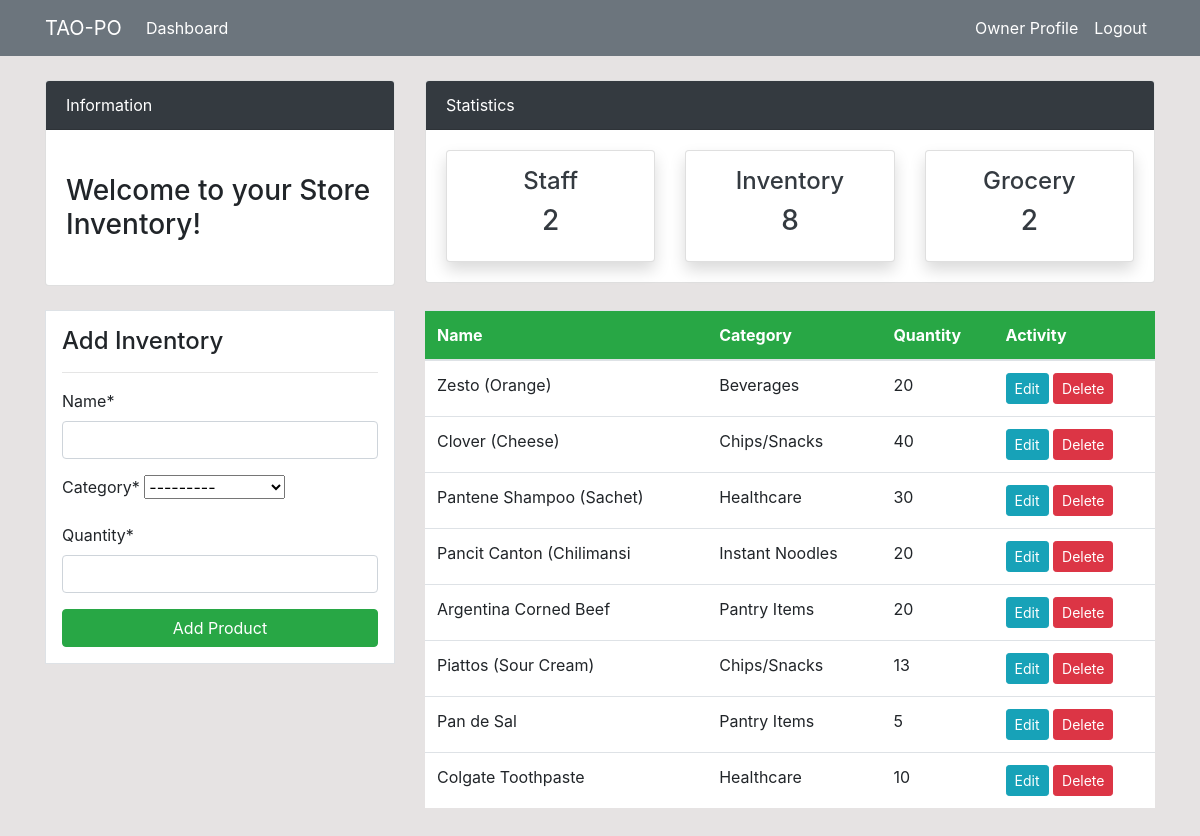
Screenshot of /inventory/ (signed in) with the database file from the repository.
### dashboard/models.py (models this page shows, shortened)
class Product(models.Model):
    name = models.CharField(max_length=100, null=True)
    category = models.CharField(max_length=20, choices=CATEGORY, null=True)
    quantity = models.PositiveBigIntegerField(null=True)
    islow = models.BooleanField(default=False)
    class Meta:
        verbose_name_plural= 'Inventory'

### dashboard/views.py (the view)
# urls.py: path('inventory/', views.inventory, name='dashboard-inventory'),
@login_required
def inventory(request):
    items = Product.objects.all() #Using ORM
    items_count = items.count()
    employees_count = User.objects.all().count()
    grocery_count = Grocery.objects.all().count()
    for item in items:
        item.islow = item.quantity < 5
    if request.method =='POST':
        form = ProductForm(request.POST)
        if form.is_valid():
            form.save()
            product_name = form.cleaned_data.get('name')
            messages.success(request, f'{product_name} has been added')
            return redirect ('dashboard-inventory')
    else:
        form = ProductForm()
    context ={
        'items': items,
        'items_count': items_count,
        'form': form,
        'employees_count': employees_count,
        'grocery_count': grocery_count,
    }
    return render(request, 'dashboard/inventory.html', context)

### dashboard/forms.py
class ProductForm(forms.ModelForm):
    class Meta:
        model = Product
        fields = ['name', 'category', 'quantity',]

### templates/dashboard/inventory.html (shortened to what this page needs)
{% extends 'partials/base.html' %}
{% load crispy_forms_tags %}
{% block content %}
{% include 'partials/topnav.html' %}
    <div class="container">
        <div class="row my-4">
            <div class="col-md-4">
                <div class="border bg-white p-3">
                    <h4>Add Inventory</h4>
                    <hr>
                    <form method="POST">
                        {{ form|crispy }}
                        <input class="btn btn-success btn-block" type="submit" value="Add Product">
                    </form>
                </div>
            </div>
            <div class="col-md-8">
                <table class="table bg-white">
                    <thead class="bg-success">
                        <tr class="text-white">
                            <th scope="col">Name</th>
                            <th scope="col">Category</th>
                            <th scope="col">Quantity</th>
                            <th scope="col">Activity</th>
                        </tr>
                    </thead>
                    <tbody>
                        {% for item in items %}
                        <tr>
                            {% if item.islow  %}
                            <td style="color:red">{{ item.name }}</td>
                            {% else %}
                            <td>{{ item.name }}</td>
                            {% endif %}
                            <td>{{ item.category }}</td>
                            <td>{{ item.quantity }}</td>
                            <td>
                                <a class="btn btn-info btn-sm" href="{% url 'dashboard-inventory-update' item.id %}">Edit</a>
                                <a class="btn btn-danger btn-sm" href="{% url 'dashboard-inventory-delete' item.id %}">Delete</a>
                            </td>
                        </tr>
                        {% endfor %}
                    </tbody>
                </table>
            </div>
        </div>
    </div>
{% endblock %}

### templates/partials/base.html (shortened to what this page needs)
{% load static %}
<!doctype html>
<html lang="en">
  <head>
    <link rel="stylesheet" href="https://cdn.jsdelivr.net/npm/bootstrap@4.6.2/dist/css/bootstrap.min.css">
    <link rel="stylesheet" href="{% static '/style.css' %}">
  </head>
  <body>
    {% include 'partials/nav.html' %}
    {% block content %}
    {% endblock %}
  </body>
</html>

### templates/partials/nav.html (shortened to what this page needs)
   <nav class="navbar navbar-expand-lg navbar-secondary bg-secondary">
    <div class="container">
        <a class="navbar-brand text-white" href="{% url 'dashboard-index' %}">TAO-PO</a>
    {% if user.is_authenticated  %}
        <div class="collapse navbar-collapse" id="navbarSupportedContent">
            <ul class="navbar-nav mr-auto">
                <li class="nav-item active">
                    <a class="nav-link text-white" href="{% url 'dashboard-index' %}">Dashboard </a>
                </li>
            </ul>
            <ul class="navbar-nav ml-auto">
                <li class="nav-item active">
                    <a class="nav-link text-white" href="{% url 'user-profile' %}">{{ user.username }} Profile </a>
                </li>
                <li class="nav-item">
                    <a class="nav-link text-white" href="{% url 'user-logout' %}">Logout</a>
                </li>
            </ul>
        {% endif %}
        </div>
    </div>
</nav>

### templates/partials/topnav.html (shortened to what this page needs)
    <div class="container">
        <div class="row mt-4">
            <div class="col-md-4">
                <div class="card">
                    <div class="card-header bg-dark text-white">
                        Information
                    </div>
                    <div class="card-body">
                        <marquee behavior="" direction="">
                            <h3 class="my-4">Welcome to your Store Inventory!</h3>
                        </marquee>
                    </div>
                </div>
            </div>
            <div class="col-md-8">
                <div class="card">
                    <div class="card-header bg-dark text-white">
                        Statistics
                    </div>
                    <div class="card-body">
                        <div class="row">
                            <div class="col-md-4">
                                <a class="text-decoration-none text-dark" href="{% url 'dashboard-staff' %}">
                                    <div class="card my-card shadow text-center p-3">
                                        <h4>Staff </h4>
                                        <h3>{{ employees_count }}</h3>
                                    </div>
                                </a>
                            </div>
                            <div class="col-md-4">
                                <a class="text-decoration-none text-dark" href="{% url 'dashboard-inventory' %}">
                                    <div class="card my-card shadow text-center p-3">
                                        <h4>Inventory </h4>
                                        <h3>{{ items_count }}</h3>
                                    </div>
                                </a>
                            </div>
                            <div class="col-md-4">
                                <a class="text-decoration-none text-dark" href="{% url 'dashboard-grocery' %}">
                                    <div class="card my-card shadow text-center p-3">
                                        <h4>Grocery </h4>
                                        <h3>{{ grocery_count }}</h3>
                                    </div>
                                </a>
                            </div>
                        </div>
                    </div>
                </div>
            </div>
        </div>
    </div>

### static/style.css (style rules this page uses)
body { background: rgb(230, 227, 227); }

### rows the page displays
Product: name "Zesto (Orange)", category "Beverages", quantity "20"
Product: name "Clover (Cheese)", category "Chips/Snacks", quantity "40"
Product: name "Pantene Shampoo (Sachet)", category "Healthcare", quantity "30"
Product: name "Pancit Canton (Chilimansi", category "Instant Noodles", quantity "20"
Product: name "Argentina Corned Beef", category "Pantry Items", quantity "20"
Product: name "Piattos (Sour Cream)", category "Chips/Snacks", quantity "13"
Product: name "Pan de Sal", category "Pantry Items", quantity "5"
Product: name "Colgate Toothpaste", category "Healthcare", quantity "10"

### other values shown
{{ user.username }} "Owner"
{{ employees_count }} "2"
{{ items_count }} "8"
{{ grocery_count }} "2"
